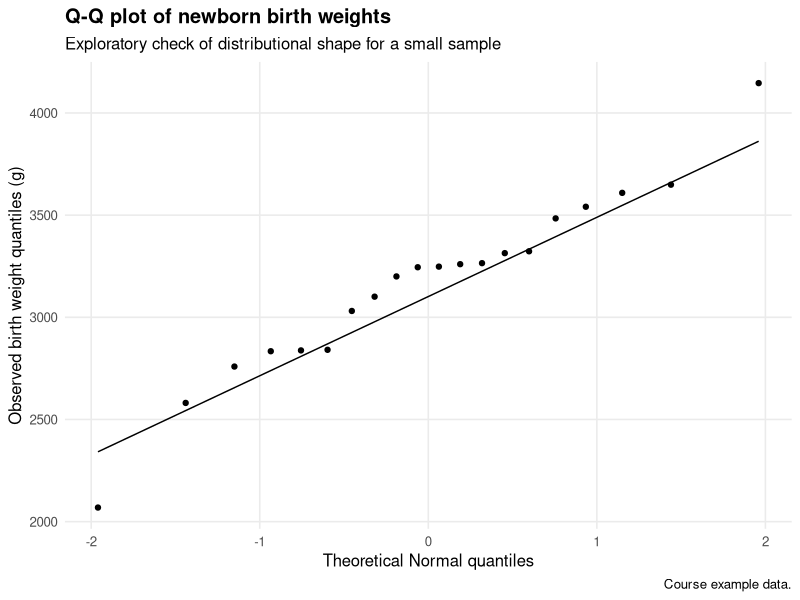
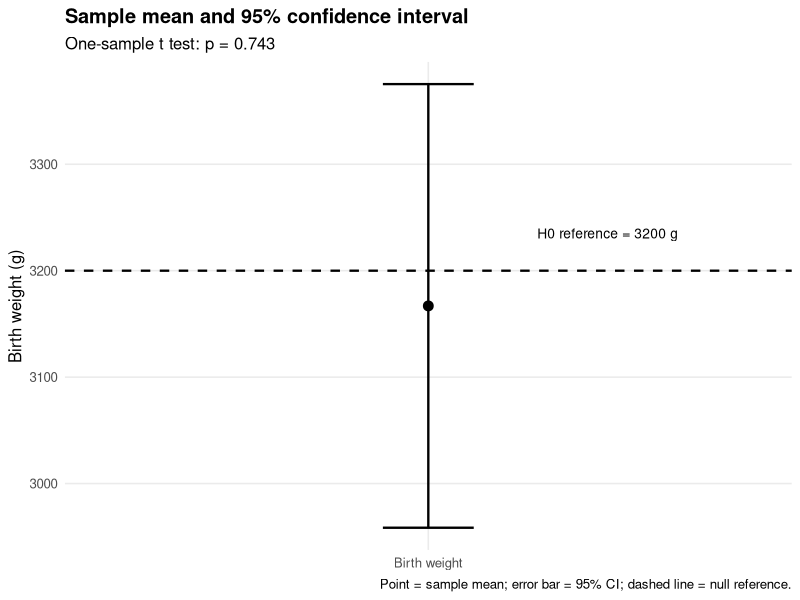

Here is the R script that generated these plots, in order: (Note: this script raises an error after producing the figures.)
# ============================================================
# FIOCRUZ — Module 3, Lesson 1, Activity 3
#
# Question:
# Does the mean birth weight in this maternity sample differ
# from a reference value of 3200 g?
#
# H0: mu = 3200 g
# H1: mu != 3200 g
#
# Official course example:
# 20 newborn birth weights + t.test(peso_rn, mu = 3200)
# ============================================================

required <- c("dplyr", "readr", "ggplot2", "tibble")

missing <- required[
  !vapply(required, requireNamespace, FUN.VALUE = logical(1), quietly = TRUE)
]

if (length(missing) > 0) {
  cat("\nMissing R packages:", paste(missing, collapse = ", "), "\n")
  cat("Installing missing CRAN packages...\n")
  install.packages(missing, repos = "https://cloud.r-project.org")
}

suppressPackageStartupMessages({
  library(dplyr)
  library(readr)
  library(ggplot2)
  library(tibble)
})

# ------------------------------------------------------------
# STEP 1 — DATA
# ------------------------------------------------------------

birth_weight_g <- c(
  3265, 3260, 3245, 3484, 4146,
  3323, 3649, 3200, 3031, 2069,
  2581, 2841, 3609, 2838, 3541,
  2759, 3248, 3314, 3101, 2834
)

newborns <- tibble(
  newborn_id = seq_along(birth_weight_g),
  birth_weight_g = birth_weight_g
)

reference_mean <- 3200
alpha <- 0.05

cat("\n============================================================\n")
cat("STEP 1 — DATA + RESEARCH QUESTION\n")
cat("============================================================\n")
print(newborns)

cat("\nQuestion:\n")
cat("Does this sample provide evidence that the population mean\n")
cat("birth weight differs from", reference_mean, "g?\n")

cat("\nHypotheses:\n")
cat("H0: mu =", reference_mean, "g\n")
cat("H1: mu !=", reference_mean, "g\n")

# ------------------------------------------------------------
# STEP 2 — DESCRIPTIVE STATISTICS
# ------------------------------------------------------------

descriptive <- newborns |>
  summarise(
    n = n(),
    mean_g = mean(birth_weight_g),
    median_g = median(birth_weight_g),
    sd_g = sd(birth_weight_g),
    se_g = sd_g / sqrt(n),
    minimum_g = min(birth_weight_g),
    maximum_g = max(birth_weight_g)
  )

cat("\n============================================================\n")
cat("STEP 2 — DESCRIPTIVE STATISTICS\n")
cat("============================================================\n")
print(
  descriptive |>
    mutate(across(where(is.numeric), ~ round(.x, 2)))
)

cat("\nObserved difference from reference:\n")
cat(
  round(descriptive$mean_g - reference_mean, 1),
  "g\n"
)

# ------------------------------------------------------------
# STEP 3 — CALCULATE t MANUALLY
# ------------------------------------------------------------
#
# t = (xbar - mu0) / (s / sqrt(n))

manual_t <- (
  descriptive$mean_g - reference_mean
) / descriptive$se_g

degrees_freedom <- descriptive$n - 1

cat("\n============================================================\n")
cat("STEP 3 — MANUAL t STATISTIC\n")
cat("============================================================\n")
cat("Formula:\n")
cat("t = (sample mean - reference mean) / standard error\n")
cat("\n")
cat("t =", round(manual_t, 4), "\n")
cat("df =", degrees_freedom, "\n")

cat("\nInterpretation:\n")
cat("The sign tells us the sample mean is below or above the reference.\n")
cat("The magnitude tells us how many standard errors separate them.\n")

# ------------------------------------------------------------
# STEP 4 — RUN R'S ONE-SAMPLE t TEST
# ------------------------------------------------------------

test <- t.test(
  birth_weight_g,
  mu = reference_mean,
  alternative = "two.sided",
  conf.level = 0.95
)

cat("\n============================================================\n")
cat("STEP 4 — t.test() OUTPUT\n")
cat("============================================================\n")
print(test)

test_summary <- tibble(
  n = descriptive$n,
  sample_mean_g = unname(test$estimate),
  reference_mean_g = reference_mean,
  mean_difference_g = unname(test$estimate) - reference_mean,
  t_statistic = unname(test$statistic),
  df = unname(test$parameter),
  p_value = test$p.value,
  ci_lower_g = test$conf.int[1],
  ci_upper_g = test$conf.int[2],
  alpha = alpha
) |>
  mutate(
    decision = if_else(
      p_value < alpha,
      "Reject H0",
      "Do not reject H0"
    ),
    interpretation = if_else(
      p_value < alpha,
      "Evidence that the population mean differs from 3200 g",
      "Insufficient evidence that the population mean differs from 3200 g"
    )
  )

cat("\n============================================================\n")
cat("STEP 5 — PLAIN-LANGUAGE RESULT\n")
cat("============================================================\n")
print(
  test_summary |>
    mutate(
      across(
        c(
          sample_mean_g,
          mean_difference_g,
          t_statistic,
          p_value,
          ci_lower_g,
          ci_upper_g
        ),
        ~ round(.x, 4)
      )
    )
)

cat("\nDecision rule:\n")
cat("If p < 0.05 -> reject H0.\n")
cat("If p >= 0.05 -> do not reject H0.\n")

cat("\nFor these data:\n")
cat("Sample mean:", round(test_summary$sample_mean_g, 1), "g\n")
cat("t =", round(test_summary$t_statistic, 3), "\n")
cat("df =", test_summary$df, "\n")
cat("p =", round(test_summary$p_value, 4), "\n")
cat(
  "95% CI:",
  paste0(
    "[",
    round(test_summary$ci_lower_g, 1),
    ", ",
    round(test_summary$ci_upper_g, 1),
    "] g"
  ),
  "\n"
)

if (test_summary$p_value < alpha) {
  cat("\nConclusion: reject H0.\n")
  cat("The sample provides evidence of a mean different from 3200 g.\n")
} else {
  cat("\nConclusion: DO NOT reject H0.\n")
  cat("The sample does not provide sufficient evidence that the mean\n")
  cat("differs from 3200 g.\n")
  cat("\nImportant: this does NOT prove that mu equals 3200 g.\n")
}

# ------------------------------------------------------------
# STEP 6 — CONNECT p VALUE AND CONFIDENCE INTERVAL
# ------------------------------------------------------------

reference_inside_ci <- (
  test_summary$ci_lower_g <= reference_mean &&
  test_summary$ci_upper_g >= reference_mean
)

ci_logic <- tibble(
  reference_mean_g = reference_mean,
  ci_lower_g = test_summary$ci_lower_g,
  ci_upper_g = test_summary$ci_upper_g,
  reference_inside_95_ci = reference_inside_ci,
  p_value = test_summary$p_value,
  reject_at_0_05 = test_summary$p_value < alpha
)

cat("\n============================================================\n")
cat("STEP 6 — CI AND HYPOTHESIS TEST TELL THE SAME STORY\n")
cat("============================================================\n")
print(
  ci_logic |>
    mutate(
      across(
        c(ci_lower_g, ci_upper_g, p_value),
        ~ round(.x, 4)
      )
    )
)

cat("\nFor a two-sided test at alpha = 0.05:\n")
cat("- if the null value is OUTSIDE the 95% CI -> reject H0\n")
cat("- if the null value is INSIDE the 95% CI -> do not reject H0\n")

# ------------------------------------------------------------
# STEP 7 — SIMPLE ASSUMPTION / DATA-SHAPE CHECK
# ------------------------------------------------------------
#
# For a one-sample t test, observations should be independent
# and the mean should not be dominated by severe pathologies in
# a small sample. A Q-Q plot is an exploratory check, not a
# mechanical pass/fail gate.

qq_plot <- ggplot(
  newborns,
  aes(sample = birth_weight_g)
) +
  stat_qq() +
  stat_qq_line() +
  labs(
    title = "Q-Q plot of newborn birth weights",
    subtitle = "Exploratory check of distributional shape for a small sample",
    x = "Theoretical Normal quantiles",
    y = "Observed birth weight quantiles (g)",
    caption = "Course example data."
  ) +
  theme_minimal(base_size = 12) +
  theme(
    plot.title = element_text(face = "bold"),
    panel.grid.minor = element_blank()
  )

ggsave(
  "practice/manual_attempts/module3_lesson1/activity03_one_sample_t_test/outputs/qq_birth_weight.png",
  qq_plot,
  width = 7,
  height = 5,
  dpi = 300,
  bg = "white"
)

# ------------------------------------------------------------
# STEP 8 — VISUALIZE MEAN + 95% CI AGAINST REFERENCE
# ------------------------------------------------------------

ci_plot_data <- tibble(
  estimate = test_summary$sample_mean_g,
  lower = test_summary$ci_lower_g,
  upper = test_summary$ci_upper_g
)

p_ci <- ggplot(
  ci_plot_data,
  aes(x = "Birth weight", y = estimate)
) +
  geom_point(size = 3) +
  geom_errorbar(
    aes(ymin = lower, ymax = upper),
    width = 0.15,
    linewidth = 0.8
  ) +
  geom_hline(
    yintercept = reference_mean,
    linetype = "dashed",
    linewidth = 0.8
  ) +
  annotate(
    "text",
    x = 1.18,
    y = reference_mean + 35,
    label = "H0 reference = 3200 g",
    hjust = 0,
    size = 3.5
  ) +
  labs(
    title = "Sample mean and 95% confidence interval",
    subtitle = paste0(
      "One-sample t test: p = ",
      format(round(test_summary$p_value, 3), nsmall = 3)
    ),
    x = NULL,
    y = "Birth weight (g)",
    caption = "Point = sample mean; error bar = 95% CI; dashed line = null reference."
  ) +
  theme_minimal(base_size = 12) +
  theme(
    plot.title = element_text(face = "bold"),
    panel.grid.minor = element_blank()
  )

ggsave(
  "practice/manual_attempts/module3_lesson1/activity03_one_sample_t_test/outputs/mean_ci_vs_reference.png",
  p_ci,
  width = 8,
  height = 5,
  dpi = 300,
  bg = "white"
)

# ------------------------------------------------------------
# STEP 9 — EFFECT SIZE EXTENSION
# ------------------------------------------------------------
#
# Cohen's d for a one-sample comparison:
# d = (xbar - mu0) / s
#
# This describes the observed standardized difference. It is not
# part of the p-value decision rule, but adds magnitude context.

cohens_d <- (
  descriptive$mean_g - reference_mean
) / descriptive$sd_g

effect_size <- tibble(
  mean_difference_g = descriptive$mean_g - reference_mean,
  sample_sd_g = descriptive$sd_g,
  cohens_d = cohens_d
)

cat("\n============================================================\n")
cat("STEP 9 — EFFECT SIZE EXTENSION\n")
cat("============================================================\n")
print(
  effect_size |>
    mutate(across(where(is.numeric), ~ round(.x, 4)))
)

cat("\nWhy include effect size?\n")
cat("Statistical significance and magnitude are different questions.\n")

# ------------------------------------------------------------
# STEP 10 — SAVE OUTPUTS
# ------------------------------------------------------------

write_csv(
  newborns,
  "practice/manual_attempts/module3_lesson1/activity03_one_sample_t_test/outputs/newborn_birth_weights.csv"
)

write_csv(
  test_summary,
  "practice/manual_attempts/module3_lesson1/activity03_one_sample_t_test/outputs/one_sample_t_test_summary.csv"
)

write_csv(
  ci_logic,
  "practice/manual_attempts/module3_lesson1/activity03_one_sample_t_test/outputs/ci_hypothesis_test_connection.csv"
)

write_csv(
  effect_size,
  "practice/manual_attempts/module3_lesson1/activity03_one_sample_t_test/outputs/effect_size.csv"
)

# ------------------------------------------------------------
# STEP 11 — VALIDATION
# ------------------------------------------------------------

stopifnot(length(birth_weight_g) == 20)
stopifnot(degrees_freedom == 19)

stopifnot(
  abs(
    manual_t - unname(test$statistic)
  ) < 1e-10
)

stopifnot(test$p.value >= 0 && test$p.value <= 1)

# This dataset should reproduce the official example's
# non-significant two-sided result.
stopifnot(test$p.value > 0.05)
stopifnot(reference_inside_ci)

required_figures <- c(
  "practice/manual_attempts/module3_lesson1/activity03_one_sample_t_test/outputs/qq_birth_weight.png",
  "practice/manual_attempts/module3_lesson1/activity03_one_sample_t_test/outputs/mean_ci_vs_reference.png"
)

stopifnot(all(file.exists(required_figures)))

cat("\n============================================================\n")
cat("✅ M3 LESSON 1 · ACTIVITY 3 PASSED\n")
cat("============================================================\n")
cat("Observed result:\n")
cat("  mean =", round(test_summary$sample_mean_g, 1), "g\n")
cat("  t =", round(test_summary$t_statistic, 3), "\n")
cat("  df =", test_summary$df, "\n")
cat("  p =", round(test_summary$p_value, 4), "\n")
cat("\n")
cat("Decision: do not reject H0 at alpha = 0.05.\n")
cat("Interpretation: insufficient evidence that the population\n")
cat("mean differs from 3200 g.\n")
